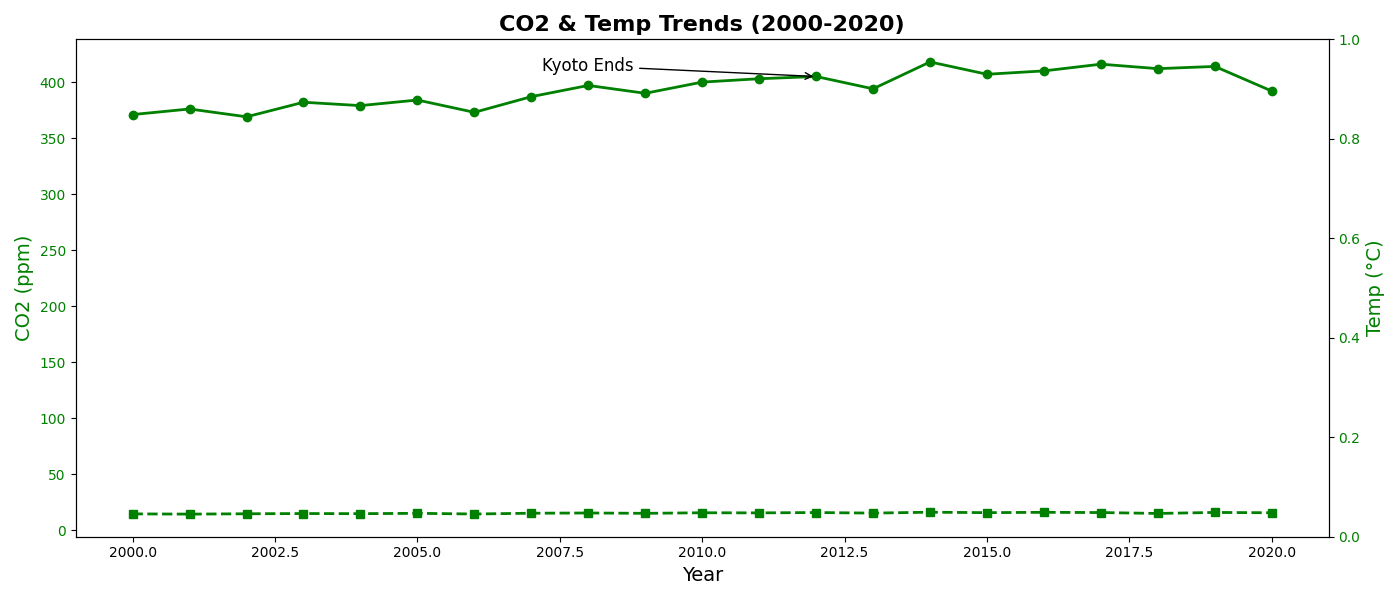

This figure's Python source:
import matplotlib.pyplot as plt
import numpy as np

years = np.arange(2000, 2021)
co2_levels = [371, 376, 369, 382, 379, 384, 373, 387, 397, 390, 400, 403, 405, 394, 418, 407, 410, 416, 412, 414, 392]
global_temps = [14.4, 14.2, 14.5, 14.7, 14.6, 14.9, 14.3, 15.0, 15.2, 14.9, 15.4, 15.3, 15.6, 15.1, 15.9, 15.5, 15.8, 15.6, 14.8, 15.7, 15.4]

fig, ax1 = plt.subplots(figsize=(14, 6), dpi=100)

# Using the same color 'green' for both CO2 levels and global temperatures
ax1.plot(years, co2_levels, color='green', linestyle='-', linewidth=2, marker='o')
ax1.plot(years, global_temps, color='green', linestyle='--', linewidth=2, marker='s')

ax1.set_title('CO2 & Temp Trends (2000-2020)', fontsize=16, weight='bold')
ax1.set_xlabel('Year', fontsize=14)
ax1.set_ylabel('CO2 (ppm)', fontsize=14, color='green')
ax1.tick_params(axis='y', labelcolor='green')

ax1_secondary = ax1.twinx()
ax1_secondary.set_ylabel('Temp (°C)', fontsize=14, color='green')
ax1_secondary.tick_params(axis='y', labelcolor='green')

ax1.annotate('Kyoto Ends', xy=(2012, co2_levels[12]), xytext=(2008, 410),
             arrowprops=dict(facecolor='black', arrowstyle='->'),
             fontsize=12, ha='center')

plt.tight_layout()
plt.show()
